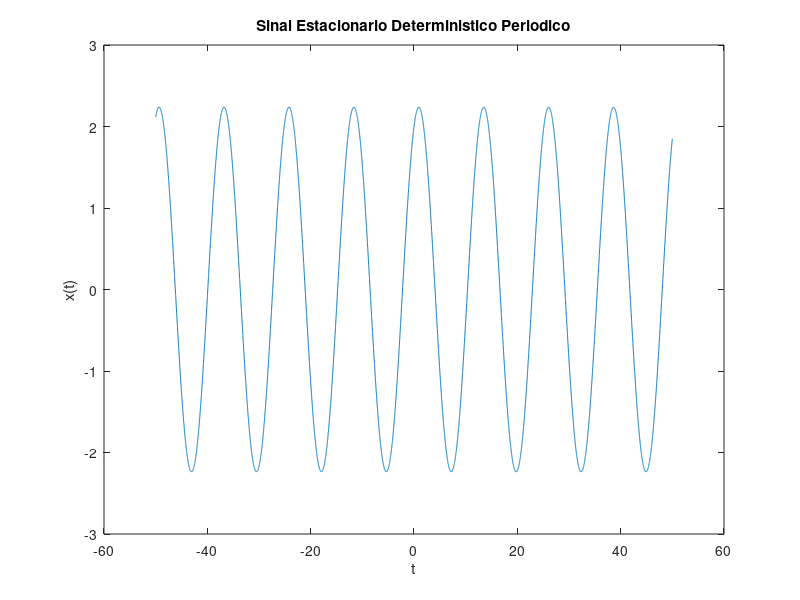

Here is the MATLAB script that generated this plot:
% Exemplo Sinal Estacionario Deterministico Periodico
Wo = 1/2; % Frequência
t = -50:0.01:50; % Intervalo de t
xt = 2*cos(Wo*t) + sin(Wo*t); % Cálculo do Sinal

% Gráfico do Sinal
plot(t, xt);
title('Sinal Estacionario Deterministico Periodico');
xlabel('t');
ylabel('x(t)');

